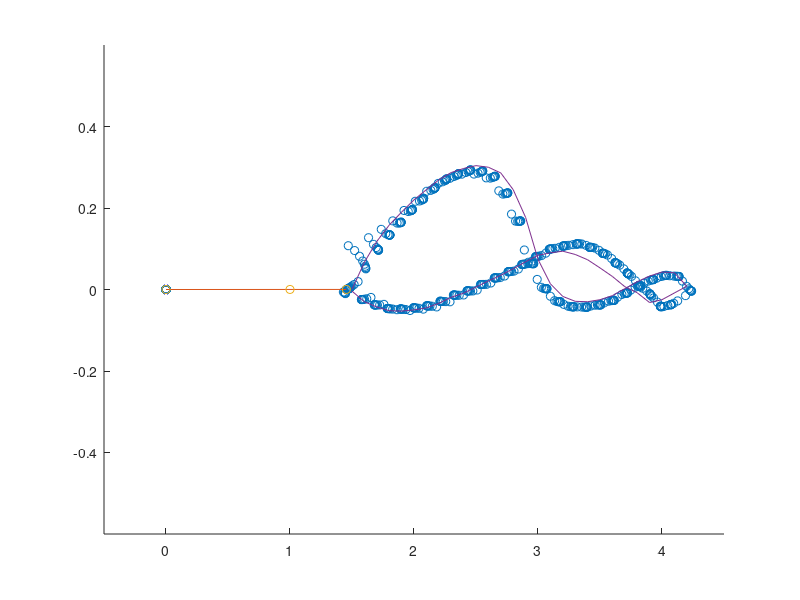

The MATLAB script that drew this image:
clc
clear all
close all
dt=.01;
t=0:dt:10;

m1=1;
m2=m1;
l=1;
b=1;
g=9.81;

VECA=[0.001,.67,1.18,1.58,1.9,2.2,2.45,2.69,2.87,2.97,3.04,3,2.86,2.45,1.77,.74,.14,-.17,-.29,-.30,-.25,-.15,.02,.19,.33,.43,.41,.08,-.25,-.32,-.08,.07,.32,.53,.73,.86,.94,.9,.84,.68,.51,.35,.21,.06,-.09,-.19,-.34,-.45,-.5,-.53,-.52,-.43,-.3,-.04];
xa=0:27;
  xb=25:-1:0;
  xx=[xa,xb];
  yy=VECA/10;
  xx=(xx+15)/10;
  yy=yy;
F=[0;0];
for i=1:length(xx)

theta(i)=atan2(yy(i),xx(i));
xf(i)=(xx(i)/cos(theta(i)))-l;
end
for i=1:length(xx)
xyy(i)=(l+xf(i))*sin(theta(i));
end

Xp=[0;0];
X=[0;0];

SP=[xf;theta];

E=[0;0];
kp=[25;1000];
kd=[25;500];
ki=[20;2000];

a=1;
b=1;
for i=1:length(t)-1

if b>=19
b=1;
a=a+1;
end

if a>=54
a=54;
end

M=[m2,0;0,m1*l^2+m2*l^2+m2*l*X(1,i)+m2*X(l,i)^2];
C=[0,-l*m2*Xp(2,i)-2*m2*X(1,i);m2*l*Xp(2,i)+2*m2*X(1,i)*Xp(2,i),0];
G=[g*sin(X(2,i))*m2;g*cos(X(2,i))*m1*l+g*cos(X(2,i))*m2*(l+X(1,i))];

E(:,i+1)=SP(:,a)-X(:,i);
Ed(:,i)=(E(:,i+1)-E(:,i))/dt;
Ei(:,i)=sum(E*dt,2);
 
F=kp.*E(:,i+1)+kd.*Ed(:,i)+ki.*Ei(:,i);
%F=[0;0]; 
Xpp(:,i)=inv(M)*(F-C*Xp(:,i)-G-b*Xp(:,i));
Xp(:,i+1)=sum(Xpp*dt,2);
X(:,i+1)=sum(Xp*dt,2);

b=b+1;
end 
% plot(t,X(1,:))
% figure,plot(t,X(2,:))

figure,
hold on

for i=10:2:length(t)
    cla
    x0=0;
    y0=0;
    x1=l*cos(X(2,i));
    y1=l*sin(X(2,i));
    
    x2=(l+X(1,i))*cos(X(2,i));
    y2=(l+X(1,i))*sin(X(2,i));
    sx2(i)=x2;
    sy2(i)=y2;
    plot(sx2,sy2,'o')
    plot([x0 x1 x2],[y0 y1 y2])
    plot([x0 x1 x2],[y0 y1 y2],'o')
    plot(xx,yy)
    axis([-.5 4.5 -.6 .6])
    %axis([-2.5 1 -20 1])
    pause(dt)
end

hold off
